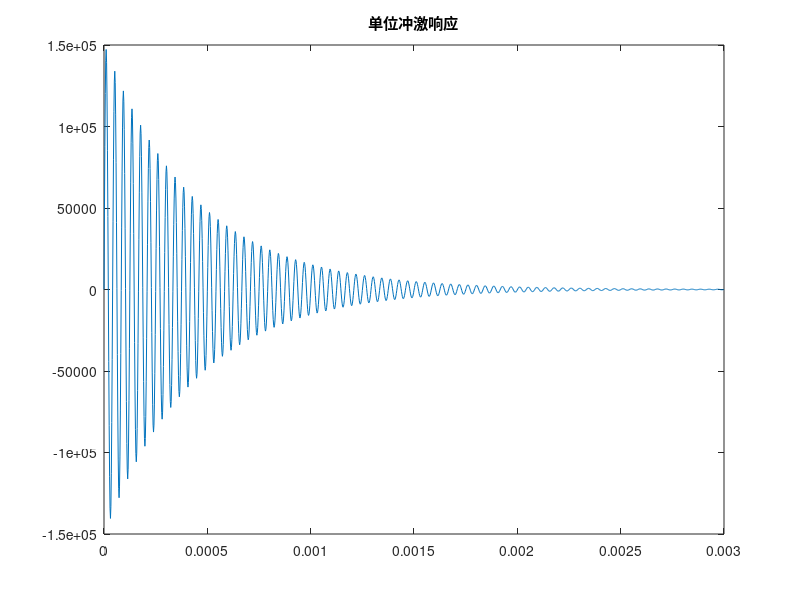
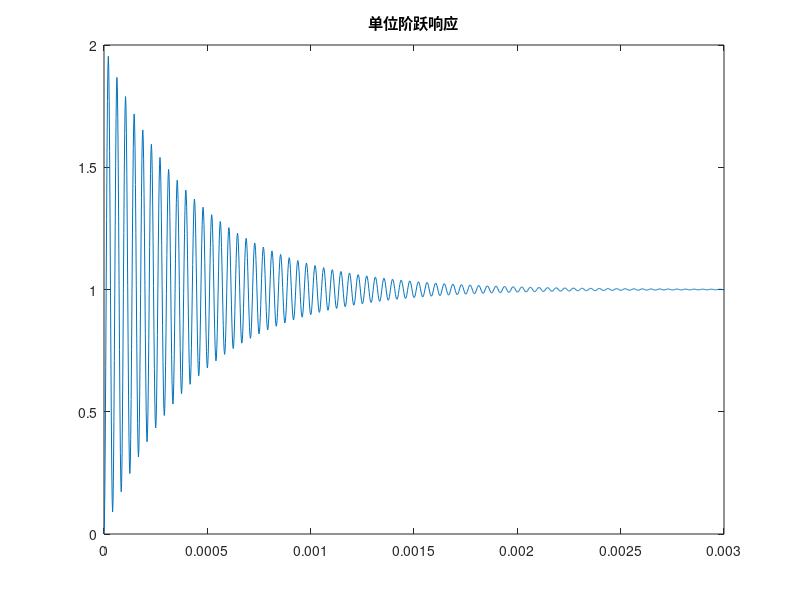
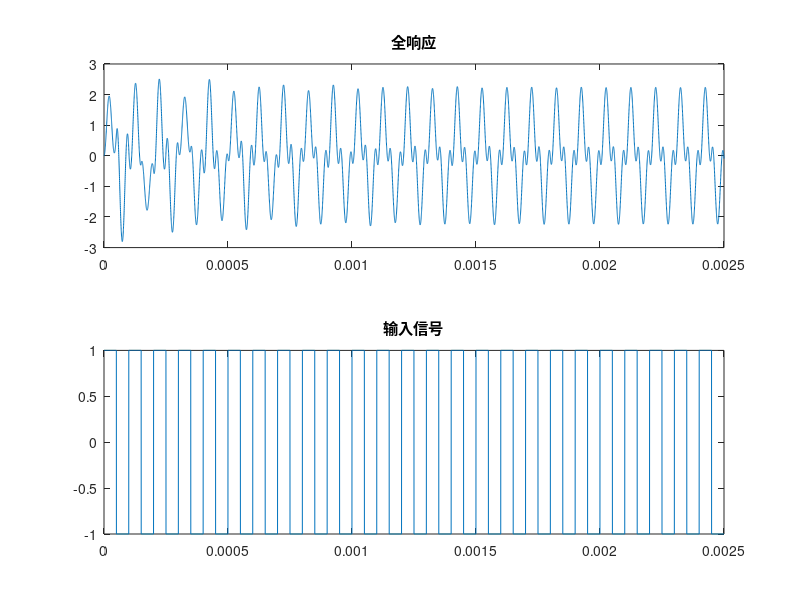

The MATLAB script that drew these images, in order:
%   求解系统函数的单位阶跃响应和单位冲激响应

clc;clear;close all;

% 系统函数
L=22e-3; % 电感
C=2000e-12; % 电容
R=100; % 电阻

a=[L*C,R*C,1];  % 系统函数的分母
b=1;        % 系统函数的分子
% t=0:1e-6:2.5e-3;

sys=tf(b,a);

T=1e-4;
t=0:T*2.5e-3:2.5e-3;
x=square(2*pi/T*t,50); % 方波信号作为输入信号

[h0,t0]=impulse(sys);
[h1,t1]=step(sys);
[h2,t2]=lsim(sys,x,t);

%画图
figure;
plot(t0,h0);
title('单位冲激响应');
figure;
plot(t1, h1);
title('单位阶跃响应');
figure;
subplot(2, 1, 1);
plot(t2, h2);
title('全响应');
subplot(2, 1, 2);
plot(t, x);
title('输入信号');
